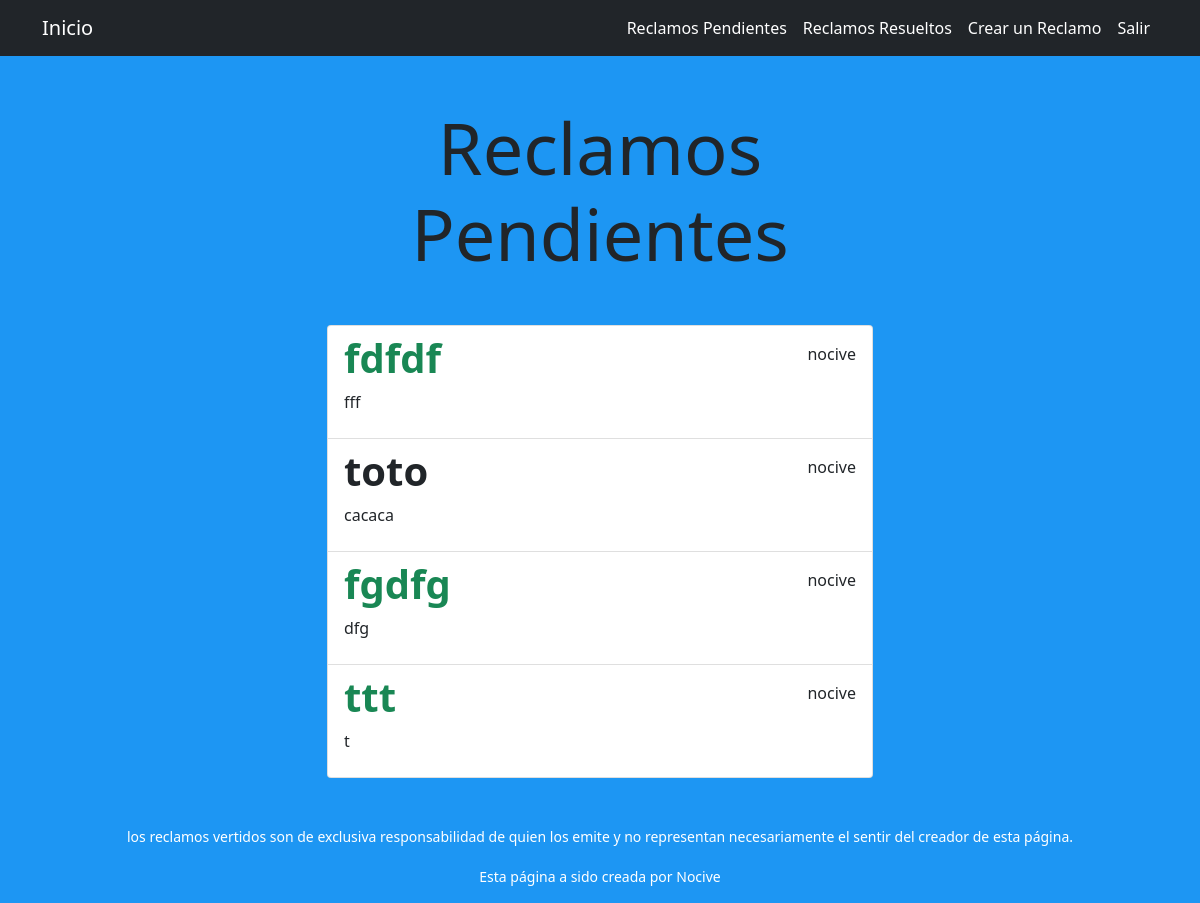
/tasks/ (signed in), run on the app's committed database.
### tasks/models.py (models this page shows, shortened)
class Task(models.Model):
    title= models.CharField(max_length=20)
    description= models.TextField(blank=True)
    created=models.DateTimeField(auto_now_add=True)
    datecompleted=models.DateTimeField(null=True, blank=True) # puede ir en blanco
    important=models.BooleanField(default=False)
    user=models.ForeignKey(User,on_delete=models.CASCADE)

### tasks/views.py (the view)
# urls.py: path('tasks/',views.tasks, name='tasks'),
@login_required
def tasks(request):
    tasks=Task.objects.filter(user=request.user,datecompleted__isnull=True) # para las tareas que aun no se completan
    return render(request, 'tasks.html', {
        'tasks':tasks
    })

### tasks/templates/tasks.html (shortened to what this page needs)
{% extends 'base.html' %}
{% block content %}
<main class="container">
    <div class="row">
        <div class="col-md-6 offset-md-3">
            <h1 class="display-2 text-center my-5">Reclamos Pendientes</h1>
            <ul class="list-group">
                {% for task in tasks %}
                <a class="list-group-item" href="{% url 'task_detail' task.id %}">
                    <header class="d-flex justify-content-between align-items-center">
                        {% if task.important %}
                            <h1 class="fw-bold text-success">{{task.title}}</h1>
                        {% else %}
                            <h1 class="fw-bold">{{task.title}}</h1>
                        {% endif %}
                        <p>{{task.user.username}}</p>
                    </header>
                    <p>{{task.description}}</p>
                </a>
                {% endfor %}
            </ul>
        </div>
    </div>
</main>
{% endblock %}

### data on the page
Task: title "fdfdf", user.username "nocive", description "fff"
Task: title "toto", user.username "nocive", description "cacaca"
Task: title "fgdfg", user.username "nocive", description "dfg"
Task: title "ttt", user.username "nocive", description "t"
